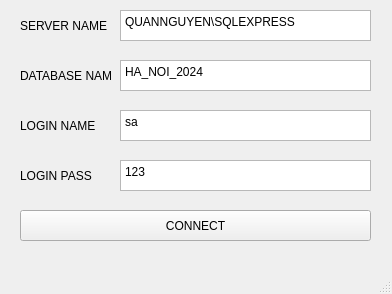
<?xml version="1.0" encoding="UTF-8"?>
<ui version="4.0">
 <class>MainWindow</class>
 <widget class="QMainWindow" name="MainWindow">
  <property name="geometry">
   <rect>
    <x>0</x>
    <y>0</y>
    <width>392</width>
    <height>294</height>
   </rect>
  </property>
  <property name="windowTitle">
   <string>MainWindow</string>
  </property>
  <widget class="QWidget" name="centralwidget">
   <widget class="QPushButton" name="pushButton">
    <property name="geometry">
     <rect>
      <x>20</x>
      <y>210</y>
      <width>351</width>
      <height>31</height>
     </rect>
    </property>
    <property name="text">
     <string>CONNECT</string>
    </property>
   </widget>
   <widget class="QLabel" name="label">
    <property name="geometry">
     <rect>
      <x>20</x>
      <y>10</y>
      <width>91</width>
      <height>31</height>
     </rect>
    </property>
    <property name="text">
     <string>SERVER NAME</string>
    </property>
   </widget>
   <widget class="QLabel" name="label_2">
    <property name="geometry">
     <rect>
      <x>20</x>
      <y>60</y>
      <width>91</width>
      <height>31</height>
     </rect>
    </property>
    <property name="text">
     <string>DATABASE NAME</string>
    </property>
   </widget>
   <widget class="QLabel" name="label_4">
    <property name="geometry">
     <rect>
      <x>20</x>
      <y>160</y>
      <width>91</width>
      <height>31</height>
     </rect>
    </property>
    <property name="text">
     <string>LOGIN PASS</string>
    </property>
   </widget>
   <widget class="QPlainTextEdit" name="InputBox_ServerName">
    <property name="geometry">
     <rect>
      <x>120</x>
      <y>10</y>
      <width>251</width>
      <height>31</height>
     </rect>
    </property>
    <property name="plainText">
     <string>QUANNGUYEN\SQLEXPRESS</string>
    </property>
   </widget>
   <widget class="QPlainTextEdit" name="InputBox_DatabaseName">
    <property name="geometry">
     <rect>
      <x>120</x>
      <y>60</y>
      <width>251</width>
      <height>31</height>
     </rect>
    </property>
    <property name="plainText">
     <string>HA_NOI_2024</string>
    </property>
   </widget>
   <widget class="QPlainTextEdit" name="InputBox_LoginName">
    <property name="geometry">
     <rect>
      <x>120</x>
      <y>110</y>
      <width>251</width>
      <height>31</height>
     </rect>
    </property>
    <property name="plainText">
     <string>sa</string>
    </property>
   </widget>
   <widget class="QPlainTextEdit" name="InputBox_LoginPass">
    <property name="geometry">
     <rect>
      <x>120</x>
      <y>160</y>
      <width>251</width>
      <height>31</height>
     </rect>
    </property>
    <property name="plainText">
     <string>123</string>
    </property>
   </widget>
   <widget class="QLabel" name="label_3">
    <property name="geometry">
     <rect>
      <x>20</x>
      <y>110</y>
      <width>91</width>
      <height>31</height>
     </rect>
    </property>
    <property name="text">
     <string>LOGIN NAME</string>
    </property>
   </widget>
  </widget>
  <widget class="QMenuBar" name="menubar">
   <property name="geometry">
    <rect>
     <x>0</x>
     <y>0</y>
     <width>392</width>
     <height>21</height>
    </rect>
   </property>
  </widget>
  <widget class="QStatusBar" name="statusbar"/>
 </widget>
 <resources/>
 <connections/>
</ui>
